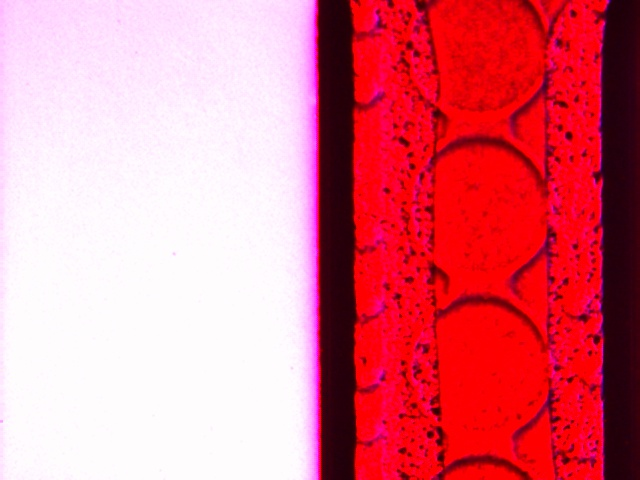
#> input picture IMG001.jpg, 640 x 480 px; its folder holds 4 pictures in this run
$ python main.py
#> lines starting #> are read from the running program, lines starting #| are printed output that depends on the picture; after the words box and inside, x2 and y2 are one past the last pixel; in counts of white or black regions, pixels touching at a corner belong together
import cv2 as cv
import numpy as np
from scipy import stats

for index in range(1, 21):
    # 檔名
    name = ''
    if index < 10:
        name = "00" + str(index)
    else:
        name = "0" + str(index)
    nameall = "IMG" + name + ".jpg"
    img = cv.imread(nameall)
#> img is the input picture: shape (480, 640, 3); mean B, G, R 134.7, 118.8, 222.6
    zero_channel = np.zeros(img.shape[0:2], dtype="uint8")

    # BGR通道
    B, G, R = cv.split(img)
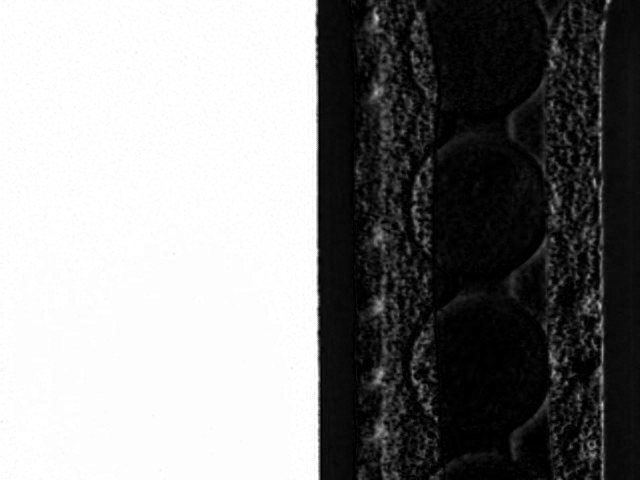
#> B: shape (480, 640); min 0, max 255, mean 134.7
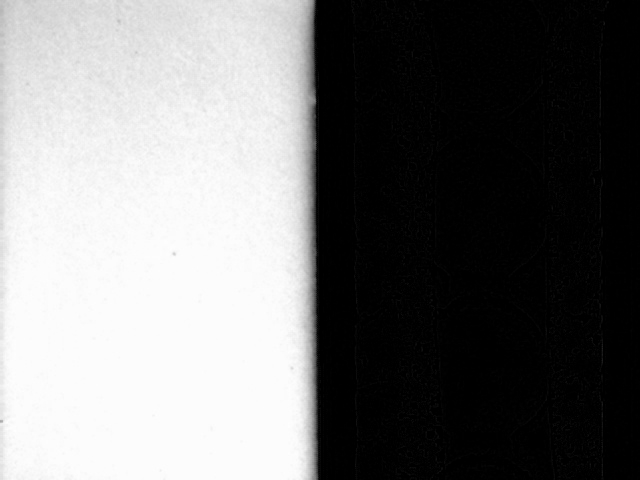
#> G: shape (480, 640); min 0, max 255, mean 118.8
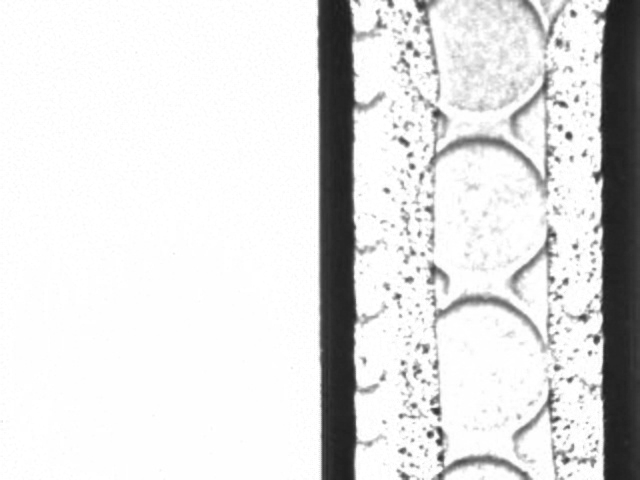
#> R: shape (480, 640); min 26, max 255, mean 222.6
    imgR = cv.merge([R, R, R])
    imgG = cv.merge([G, G, G])

    # Threshold
    mat, imgThreshold = cv.threshold(imgR, 70, 255, cv.THRESH_BINARY_INV)
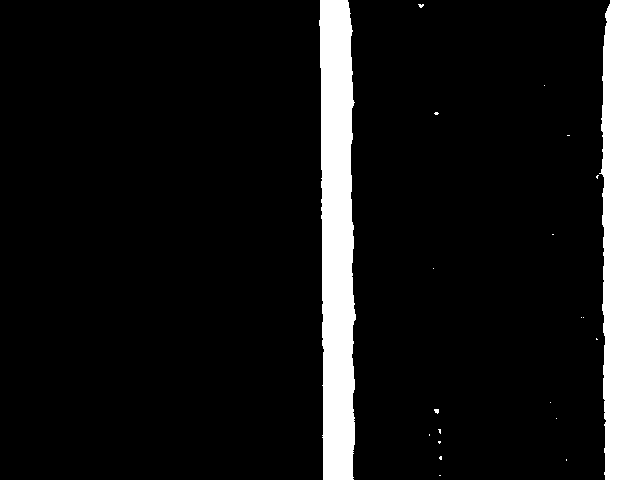
#> imgThreshold: shape (480, 640, 3); 10.6% white; 21 white regions (19 under 20 px), largest, box (x1, y1, x2, y2) and area: (599, 0, 640, 480) 17492, (319, 0, 356, 480) 14874
    heightThreshold, widthThreshold = imgThreshold.shape[:2]
#> heightThreshold = 480; widthThreshold = 640

    # 找ROI
    imgROI = imgThreshold[0:heightThreshold, 300:400]
#> imgROI: shape (480, 100, 3); 31% white; 1 white region, box (x1, y1, x2, y2) and area: (19, 0, 56, 480) 14874

    height, width = imgROI.shape[:2]
#> height = 480; width = 100

    # 找最長的
    length = []
    greatest = 0
    greatest_index = 0
    for i in range(0, height):
        con = True
        count = 0
        for j in range(0, width):
            if imgROI[i][j][0] == 255:
                count += 1
            elif count != 0:
                break
        # print(count)
        length.append(count)
        if count > greatest:
            greatest = count
            greatest_index = i
#> after the loop, greatest = 34; greatest_index = 102

    # 長度設為眾數
    mode = stats.mode(length)
#> mode = (31, 180)
    greatest = mode[0]
#> greatest = 31
    text = "L1: " + str(greatest)
#> text = 'L1: 31'

    # 最長的上色
    for j in range(0, width):
        if imgROI[greatest_index][j][0] == 255:
            imgROI[greatest_index][j] = [0, 0, 255]
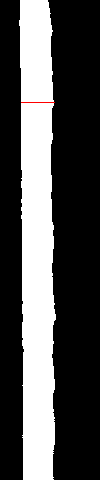
#> imgROI: shape (480, 100, 3); mean of channels 0, 1, 2 78.8, 78.8, 79; drawn as B, G, R

    # 疊回去
    imgThreshold[0:heightThreshold, 300:400] = imgROI
#> imgThreshold: shape (480, 640, 3); 0.01% of pixels changed, all inside (x1, y1, x2, y2) = (321, 102, 355, 103)

    mat, imgThresholdG = cv.threshold(imgG, 120, 255, cv.THRESH_BINARY_INV)
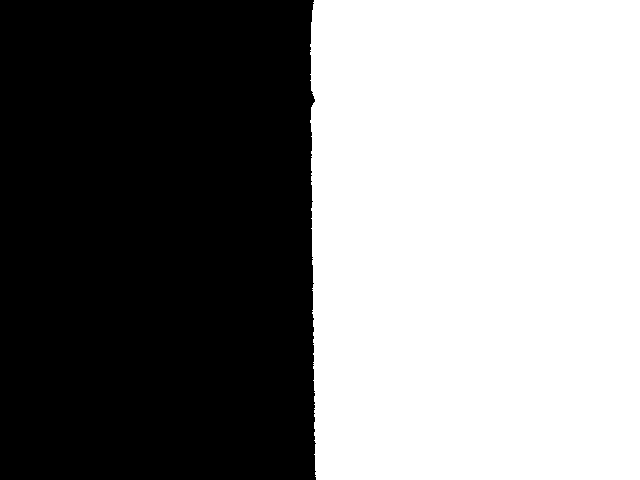
#> imgThresholdG: shape (480, 640, 3); 51.1% white; 1 black region, box (x1, y1, x2, y2) and area: (0, 0, 316, 480) 150075
    imgROIG = imgThresholdG[0:heightThreshold, 0:300]
#> imgROIG: shape (480, 300, 3); every value is 0
    imgThreshold[0:heightThreshold, 0:300] = imgROIG

    imgGray = cv.cvtColor(imgROIG, cv.COLOR_BGR2GRAY)
#> imgGray: shape (480, 300); every value is 0
    pixels = cv.countNonZero(imgGray)
#> pixels = 0

    text2 = "N: " + str(pixels)
#> text2 = 'N: 0'
    text3 = ""
    if greatest < 30 or pixels > 100:
        text3 = "NG"
    else:
        text3 = "OK"

    #cv.putText(img, text, org, fontFace, fontScale, fontcolor, thickness, lineType)
    cv.putText(imgThreshold, text, (400, 40),
               cv.FONT_HERSHEY_COMPLEX, 1, (0, 255, 0), 1, 4)
    cv.putText(imgThreshold, text2, (400, 80),
               cv.FONT_HERSHEY_COMPLEX, 1, (0, 255, 0), 1, 4)
    cv.putText(imgThreshold, text3, (400, 120),
               cv.FONT_HERSHEY_COMPLEX, 1, (0, 255, 0), 1, 4)
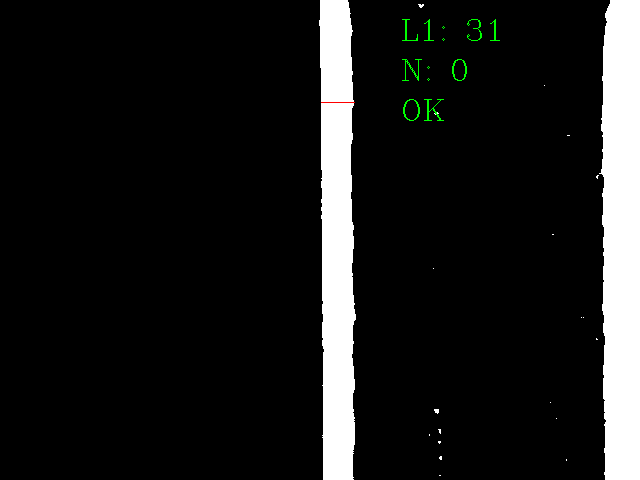
#> imgThreshold: shape (480, 640, 3); mean of channels 0, 1, 2 26.9, 27.5, 26.9; drawn as B, G, R
    cv.imshow(nameall, imgThreshold)
    cv.imwrite("IMG"+name+"Result.jpg", imgThreshold)
    cv.waitKey(0)
#> pass 2 of the loop `for index in range(1, 21):`:
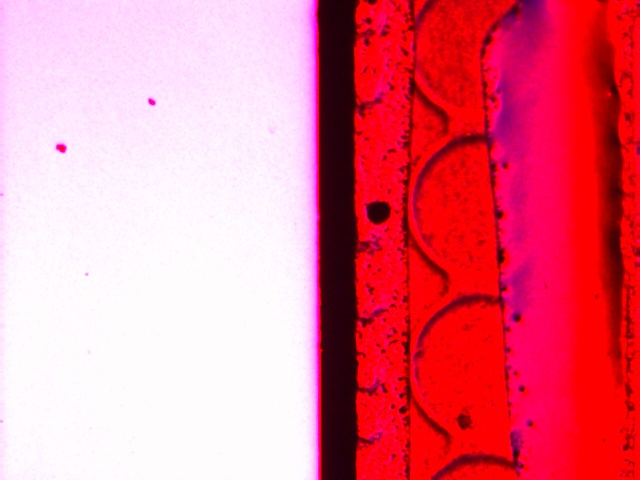
#> input picture IMG002.jpg, 640 x 480 px
#> img is the input picture: shape (480, 640, 3); mean B, G, R 139, 118, 231.2
#> after the loop `for j in range(0, width):`:
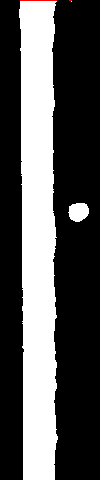
#> imgROI: shape (480, 100, 3); mean of channels 0, 1, 2 84.5, 84.5, 84.8; drawn as B, G, R
#> imgThresholdG: shape (480, 640, 3); 51% white; 1 black region, box (x1, y1, x2, y2) and area: (0, 0, 317, 480) 150663
#> imgROIG: shape (480, 300, 3); 0.08% white; 2 white regions, box (x1, y1, x2, y2) and area: (56, 144, 67, 153) 73, (148, 98, 156, 106) 41
#> pixels = 114
#> text2 = 'N: 114'
#> `cv.putText(imgThreshold, text3, (400, 120), cv.FONT_HERSHEY_COMPLEX, 1..`:
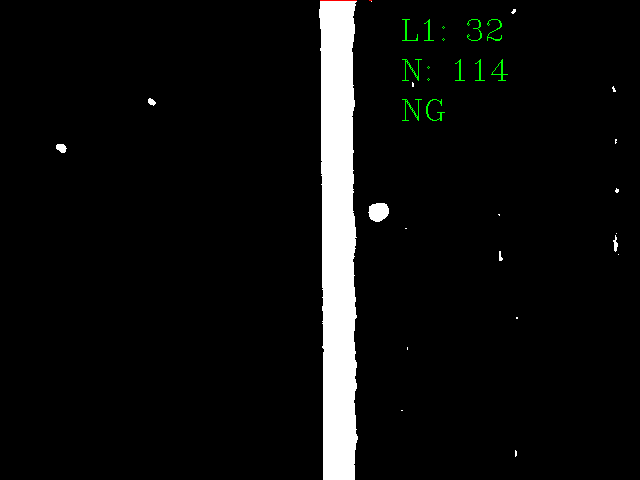
#> imgThreshold: shape (480, 640, 3); mean of channels 0, 1, 2 13.4, 14.1, 13.5; drawn as B, G, R
#> pass 3 of the loop `for index in range(1, 21):`:
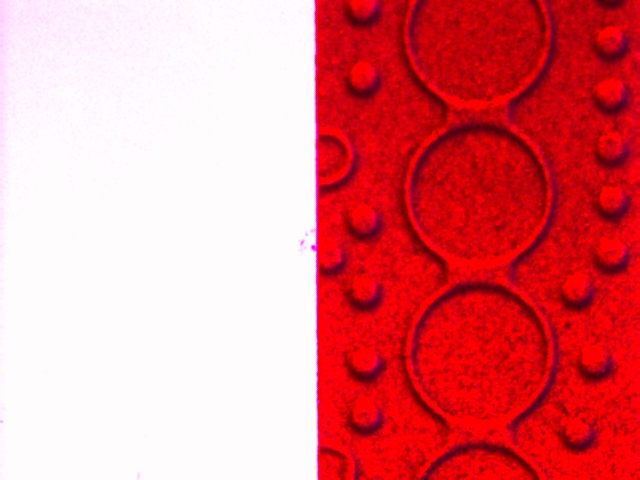
#> input picture IMG003.jpg, 640 x 480 px
#> img is the input picture: shape (480, 640, 3); mean B, G, R 130.7, 124.1, 227.9
#> `mat, imgThresholdG = cv.threshold(imgG, 120, 255, cv.THRESH_BINARY_INV)`:
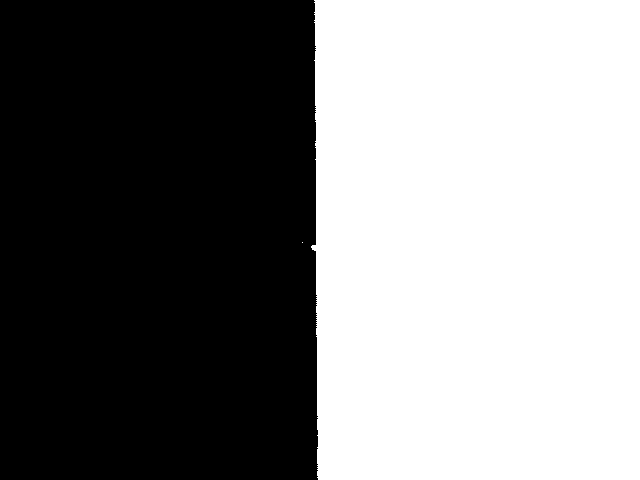
#> imgThresholdG: shape (480, 640, 3); 50.6% white; 1 black region, box (x1, y1, x2, y2) and area: (0, 0, 318, 480) 151712
#> pixels = 0
#> text2 = 'N: 0'
#> `cv.putText(imgThreshold, text3, (400, 120), cv.FONT_HERSHEY_COMPLEX, 1..`:
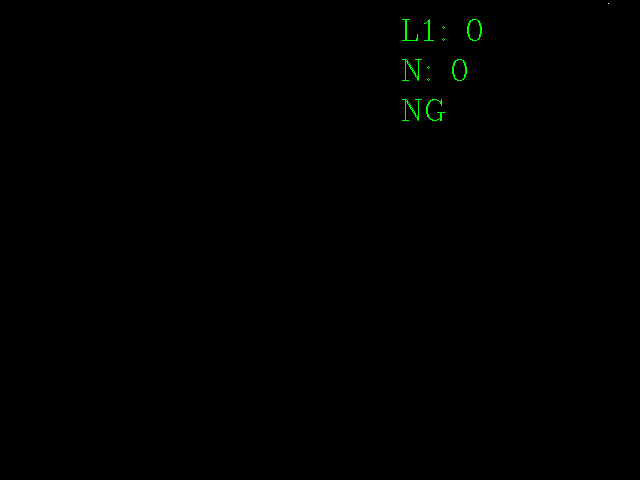
#> imgThreshold: shape (480, 640, 3); mean of channels 0, 1, 2 0, 0.5, 0; drawn as B, G, R
#> (the run stopped early here; a loop or call above may not have finished)
